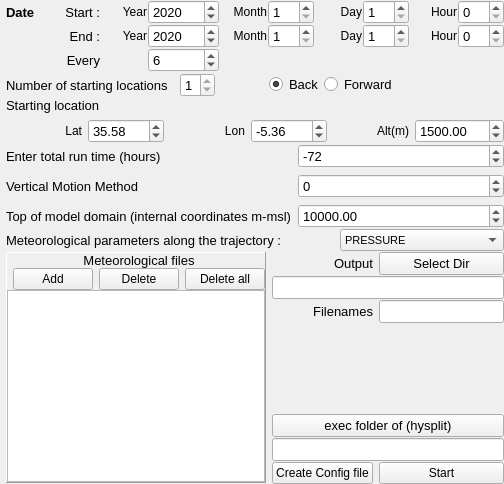
      <widget class="QWidget" name="Generate_traj">
       <layout class="QGridLayout" name="gridLayout_31">
        <property name="leftMargin">
         <number>6</number>
        </property>
        <property name="topMargin">
         <number>0</number>
        </property>
        <property name="rightMargin">
         <number>0</number>
        </property>
        <property name="bottomMargin">
         <number>0</number>
        </property>
        <property name="verticalSpacing">
         <number>1</number>
        </property>
        <item row="3" column="0" colspan="2">
         <widget class="QFrame" name="frame_32">
          <property name="frameShape">
           <enum>QFrame::NoFrame</enum>
          </property>
          <property name="frameShadow">
           <enum>QFrame::Raised</enum>
          </property>
          <layout class="QGridLayout" name="gridLayout_35">
           <property name="leftMargin">
            <number>0</number>
           </property>
           <property name="topMargin">
            <number>0</number>
           </property>
           <property name="rightMargin">
            <number>0</number>
           </property>
           <property name="bottomMargin">
            <number>0</number>
           </property>
           <property name="spacing">
            <number>6</number>
           </property>
           <item row="0" column="1">
            <widget class="QSpinBox" name="sBox_length_traj">
             <property name="font">
              <font>
               <pointsize>10</pointsize>
              </font>
             </property>
             <property name="minimum">
              <number>-100000</number>
             </property>
             <property name="maximum">
              <number>100000</number>
             </property>
             <property name="value">
              <number>-72</number>
             </property>
            </widget>
           </item>
           <item row="0" column="0">
            <widget class="QLabel" name="label_27">
             <property name="font">
              <font>
               <pointsize>10</pointsize>
              </font>
             </property>
             <property name="text">
              <string>Enter total run time (hours)</string>
             </property>
            </widget>
           </item>
           <item row="2" column="0">
            <widget class="QLabel" name="label_29">
             <property name="font">
              <font>
               <pointsize>10</pointsize>
              </font>
             </property>
             <property name="text">
              <string>Top of model domain (internal coordinates m-msl)</string>
             </property>
            </widget>
           </item>
           <item row="1" column="0">
            <widget class="QLabel" name="label_28">
             <property name="font">
              <font>
               <pointsize>10</pointsize>
              </font>
             </property>
             <property name="text">
              <string>Vertical Motion Method</string>
             </property>
            </widget>
           </item>
           <item row="1" column="1">
            <widget class="QSpinBox" name="sBox_vertical">
             <property name="font">
              <font>
               <pointsize>10</pointsize>
              </font>
             </property>
             <property name="minimum">
              <number>-100000</number>
             </property>
             <property name="maximum">
              <number>100000</number>
             </property>
            </widget>
           </item>
           <item row="2" column="1">
            <widget class="QDoubleSpinBox" name="sBox_top_hight">
             <property name="sizeIncrement">
              <size>
               <width>0</width>
               <height>0</height>
              </size>
             </property>
             <property name="font">
              <font>
               <pointsize>10</pointsize>
              </font>
             </property>
             <property name="maximum">
              <double>10000000.990000000223517</double>
             </property>
             <property name="value">
              <double>10000.000000000000000</double>
             </property>
            </widget>
           </item>
          </layout>
         </widget>
        </item>
        <item row="2" column="0" colspan="2">
         <widget class="QFrame" name="frame_31">
          <property name="frameShape">
           <enum>QFrame::NoFrame</enum>
          </property>
          <property name="frameShadow">
           <enum>QFrame::Raised</enum>
          </property>
          <layout class="QGridLayout" name="gridLayout_34">
           <property name="leftMargin">
            <number>0</number>
           </property>
           <property name="topMargin">
            <number>0</number>
           </property>
           <property name="rightMargin">
            <number>0</number>
           </property>
           <property name="bottomMargin">
            <number>0</number>
           </property>
           <property name="spacing">
            <number>6</number>
           </property>
           <item row="1" column="0">
            <widget class="QLabel" name="label_24">
             <property name="font">
              <font>
               <pointsize>9</pointsize>
              </font>
             </property>
             <property name="text">
              <string>Lat</string>
             </property>
             <property name="alignment">
              <set>Qt::AlignRight|Qt::AlignTrailing|Qt::AlignVCenter</set>
             </property>
            </widget>
           </item>
           <item row="1" column="1">
            <widget class="QDoubleSpinBox" name="sBox_lat">
             <property name="font">
              <font>
               <pointsize>10</pointsize>
              </font>
             </property>
             <property name="minimum">
              <double>-90.000000000000000</double>
             </property>
             <property name="maximum">
              <double>90.000000000000000</double>
             </property>
             <property name="singleStep">
              <double>0.010000000000000</double>
             </property>
             <property name="value">
              <double>35.579999999999998</double>
             </property>
            </widget>
           </item>
           <item row="1" column="2">
            <widget class="QLabel" name="label_25">
             <property name="font">
              <font>
               <pointsize>9</pointsize>
              </font>
             </property>
             <property name="text">
              <string>Lon</string>
             </property>
             <property name="alignment">
              <set>Qt::AlignRight|Qt::AlignTrailing|Qt::AlignVCenter</set>
             </property>
            </widget>
           </item>
           <item row="1" column="3">
            <widget class="QDoubleSpinBox" name="sBox_lon">
             <property name="font">
              <font>
               <pointsize>10</pointsize>
              </font>
             </property>
             <property name="minimum">
              <double>-180.000000000000000</double>
             </property>
             <property name="maximum">
              <double>180.000000000000000</double>
             </property>
             <property name="singleStep">
              <double>0.010000000000000</double>
             </property>
             <property name="value">
              <double>-5.360000000000000</double>
             </property>
            </widget>
           </item>
           <item row="1" column="4">
            <widget class="QLabel" name="label_26">
             <property name="font">
              <font>
               <pointsize>9</pointsize>
              </font>
             </property>
             <property name="text">
              <string>Alt(m)</string>
             </property>
             <property name="alignment">
              <set>Qt::AlignRight|Qt::AlignTrailing|Qt::AlignVCenter</set>
             </property>
            </widget>
           </item>
           <item row="1" column="5">
            <widget class="QDoubleSpinBox" name="sBox_alt">
             <property name="font">
              <font>
               <pointsize>10</pointsize>
              </font>
             </property>
             <property name="maximum">
              <double>1000000000.000000000000000</double>
             </property>
             <property name="value">
              <double>1500.000000000000000</double>
             </property>
            </widget>
           </item>
           <item row="0" column="0" colspan="6">
            <widget class="QLabel" name="label_23">
             <property name="font">
              <font>
               <pointsize>10</pointsize>
               <weight>50</weight>
               <bold>false</bold>
              </font>
             </property>
             <property name="text">
              <string>Starting location</string>
             </property>
            </widget>
           </item>
          </layout>
         </widget>
        </item>
        <item row="0" column="0" colspan="2">
         <widget class="QFrame" name="frame">
          <property name="frameShape">
           <enum>QFrame::NoFrame</enum>
          </property>
          <property name="frameShadow">
           <enum>QFrame::Raised</enum>
          </property>
          <layout class="QGridLayout" name="gridLayout_16">
           <property name="leftMargin">
            <number>0</number>
           </property>
           <property name="topMargin">
            <number>0</number>
           </property>
           <property name="rightMargin">
            <number>0</number>
           </property>
           <property name="bottomMargin">
            <number>0</number>
           </property>
           <property name="horizontalSpacing">
            <number>1</number>
           </property>
           <property name="verticalSpacing">
            <number>0</number>
           </property>
           <item row="0" column="1">
            <widget class="QLabel" name="label_31">
             <property name="font">
              <font>
               <pointsize>10</pointsize>
              </font>
             </property>
             <property name="text">
              <string>Start :</string>
             </property>
             <property name="alignment">
              <set>Qt::AlignRight|Qt::AlignTrailing|Qt::AlignVCenter</set>
             </property>
            </widget>
           </item>
           <item row="0" column="2">
            <widget class="QLabel" name="label_18">
             <property name="font">
              <font>
               <pointsize>9</pointsize>
              </font>
             </property>
             <property name="text">
              <string>Year</string>
             </property>
             <property name="alignment">
              <set>Qt::AlignRight|Qt::AlignTrailing|Qt::AlignVCenter</set>
             </property>
            </widget>
           </item>
           <item row="0" column="8">
            <widget class="QLabel" name="label_21">
             <property name="font">
              <font>
               <pointsize>9</pointsize>
              </font>
             </property>
             <property name="text">
              <string>Hour</string>
             </property>
             <property name="alignment">
              <set>Qt::AlignRight|Qt::AlignTrailing|Qt::AlignVCenter</set>
             </property>
            </widget>
           </item>
           <item row="1" column="2">
            <widget class="QLabel" name="label_40">
             <property name="font">
              <font>
               <pointsize>9</pointsize>
              </font>
             </property>
             <property name="text">
              <string>Year</string>
             </property>
             <property name="alignment">
              <set>Qt::AlignRight|Qt::AlignTrailing|Qt::AlignVCenter</set>
             </property>
            </widget>
           </item>
           <item row="1" column="1">
            <widget class="QLabel" name="label_32">
             <property name="font">
              <font>
               <pointsize>10</pointsize>
              </font>
             </property>
             <property name="text">
              <string>End :</string>
             </property>
             <property name="alignment">
              <set>Qt::AlignRight|Qt::AlignTrailing|Qt::AlignVCenter</set>
             </property>
            </widget>
           </item>
           <item row="1" column="4">
            <widget class="QLabel" name="label_46">
             <property name="font">
              <font>
               <pointsize>9</pointsize>
              </font>
             </property>
             <property name="text">
              <string>Month</string>
             </property>
             <property name="alignment">
              <set>Qt::AlignRight|Qt::AlignTrailing|Qt::AlignVCenter</set>
             </property>
            </widget>
           </item>
           <item row="0" column="0">
            <widget class="QLabel" name="label_17">
             <property name="font">
              <font>
               <pointsize>10</pointsize>
               <weight>75</weight>
               <bold>true</bold>
              </font>
             </property>
             <property name="text">
              <string>Date  </string>
             </property>
            </widget>
           </item>
           <item row="0" column="6">
            <widget class="QLabel" name="label_20">
             <property name="font">
              <font>
               <pointsize>9</pointsize>
              </font>
             </property>
             <property name="text">
              <string>Day</string>
             </property>
             <property name="alignment">
              <set>Qt::AlignRight|Qt::AlignTrailing|Qt::AlignVCenter</set>
             </property>
            </widget>
           </item>
           <item row="1" column="8">
            <widget class="QLabel" name="label_45">
             <property name="font">
              <font>
               <pointsize>9</pointsize>
              </font>
             </property>
             <property name="text">
              <string>Hour</string>
             </property>
             <property name="alignment">
              <set>Qt::AlignRight|Qt::AlignTrailing|Qt::AlignVCenter</set>
             </property>
            </widget>
           </item>
           <item row="0" column="4">
            <widget class="QLabel" name="label_19">
             <property name="font">
              <font>
               <pointsize>9</pointsize>
              </font>
             </property>
             <property name="text">
              <string>Month</string>
             </property>
             <property name="alignment">
              <set>Qt::AlignRight|Qt::AlignTrailing|Qt::AlignVCenter</set>
             </property>
            </widget>
           </item>
           <item row="1" column="6">
            <widget class="QLabel" name="label_37">
             <property name="font">
              <font>
               <pointsize>9</pointsize>
              </font>
             </property>
             <property name="text">
              <string>Day</string>
             </property>
             <property name="alignment">
              <set>Qt::AlignRight|Qt::AlignTrailing|Qt::AlignVCenter</set>
             </property>
            </widget>
           </item>
           <item row="2" column="1">
            <widget class="QLabel" name="label_47">
             <property name="font">
              <font>
               <pointsize>10</pointsize>
              </font>
             </property>
             <property name="text">
              <string>Every</string>
             </property>
             <property name="alignment">
              <set>Qt::AlignRight|Qt::AlignTrailing|Qt::AlignVCenter</set>
             </property>
            </widget>
           </item>
           <item row="0" column="3">
            <widget class="QSpinBox" name="sBox_year_start">
             <property name="font">
              <font>
               <pointsize>10</pointsize>
              </font>
             </property>
             <property name="maximum">
              <number>3000</number>
             </property>
             <property name="value">
              <number>2020</number>
             </property>
            </widget>
           </item>
           <item row="1" column="3">
            <widget class="QSpinBox" name="sBox_year_end">
             <property name="font">
              <font>
               <pointsize>10</pointsize>
              </font>
             </property>
             <property name="maximum">
              <number>3000</number>
             </property>
             <property name="value">
              <number>2020</number>
             </property>
            </widget>
           </item>
           <item row="0" column="5">
            <widget class="QSpinBox" name="sBox_month_start">
             <property name="font">
              <font>
               <pointsize>10</pointsize>
              </font>
             </property>
             <property name="minimum">
              <number>1</number>
             </property>
             <property name="maximum">
              <number>12</number>
             </property>
            </widget>
           </item>
           <item row="1" column="5">
            <widget class="QSpinBox" name="sBox_month_end">
             <property name="font">
              <font>
               <pointsize>10</pointsize>
              </font>
             </property>
             <property name="minimum">
              <number>1</number>
             </property>
             <property name="maximum">
              <number>12</number>
             </property>
            </widget>
           </item>
           <item row="0" column="7">
            <widget class="QSpinBox" name="sBox_day_start">
             <property name="font">
              <font>
               <pointsize>10</pointsize>
              </font>
             </property>
             <property name="minimum">
              <number>1</number>
             </property>
             <property name="maximum">
              <number>31</number>
             </property>
            </widget>
           </item>
           <item row="1" column="7">
            <widget class="QSpinBox" name="sBox_day_end">
             <property name="font">
              <font>
               <pointsize>10</pointsize>
              </font>
             </property>
             <property name="minimum">
              <number>1</number>
             </property>
             <property name="maximum">
              <number>31</number>
             </property>
            </widget>
           </item>
           <item row="0" column="9">
            <widget class="QSpinBox" name="sBox_hour_start">
             <property name="font">
              <font>
               <pointsize>10</pointsize>
              </font>
             </property>
             <property name="maximum">
              <number>23</number>
             </property>
            </widget>
           </item>
           <item row="1" column="9">
            <widget class="QSpinBox" name="sBox_hour_end">
             <property name="font">
              <font>
               <pointsize>10</pointsize>
              </font>
             </property>
             <property name="maximum">
              <number>23</number>
             </property>
            </widget>
           </item>
           <item row="2" column="3">
            <widget class="QSpinBox" name="sBox_every">
             <property name="font">
              <font>
               <pointsize>10</pointsize>
              </font>
             </property>
             <property name="maximum">
              <number>100000</number>
             </property>
             <property name="value">
              <number>6</number>
             </property>
            </widget>
           </item>
          </layout>
         </widget>
        </item>
        <item row="6" column="0">
         <widget class="QFrame" name="frame_30">
          <property name="frameShape">
           <enum>QFrame::NoFrame</enum>
          </property>
          <property name="frameShadow">
           <enum>QFrame::Raised</enum>
          </property>
          <layout class="QGridLayout" name="gridLayout_33">
           <property name="leftMargin">
            <number>0</number>
           </property>
           <property name="topMargin">
            <number>0</number>
           </property>
           <property name="rightMargin">
            <number>0</number>
           </property>
           <property name="bottomMargin">
            <number>0</number>
           </property>
           <property name="spacing">
            <number>0</number>
           </property>
          </layout>
         </widget>
        </item>
        <item row="1" column="0" colspan="2">
         <widget class="QFrame" name="frame_29">
          <property name="frameShape">
           <enum>QFrame::NoFrame</enum>
          </property>
          <property name="frameShadow">
           <enum>QFrame::Raised</enum>
          </property>
          <layout class="QGridLayout" name="gridLayout_32">
           <property name="leftMargin">
            <number>0</number>
           </property>
           <property name="topMargin">
            <number>0</number>
           </property>
           <property name="rightMargin">
            <number>0</number>
           </property>
           <property name="bottomMargin">
            <number>0</number>
           </property>
           <property name="horizontalSpacing">
            <number>1</number>
           </property>
           <property name="verticalSpacing">
            <number>0</number>
           </property>
           <item row="0" column="2">
            <spacer name="horizontalSpacer_11">
             <property name="orientation">
              <enum>Qt::Horizontal</enum>
             </property>
             <property name="sizeHint" stdset="0">
              <size>
               <width>40</width>
               <height>20</height>
              </size>
             </property>
            </spacer>
           </item>
           <item row="0" column="3">
            <widget class="QRadioButton" name="btn_rd_back">
             <property name="font">
              <font>
               <pointsize>10</pointsize>
              </font>
             </property>
             <property name="text">
              <string>Back</string>
             </property>
             <property name="checked">
              <bool>true</bool>
             </property>
            </widget>
           </item>
           <item row="0" column="6">
            <spacer name="horizontalSpacer_10">
             <property name="orientation">
              <enum>Qt::Horizontal</enum>
             </property>
             <property name="sizeHint" stdset="0">
              <size>
               <width>40</width>
               <height>20</height>
              </size>
             </property>
            </spacer>
           </item>
           <item row="0" column="1">
            <widget class="QSpinBox" name="sBox_number_starting_locations">
             <property name="font">
              <font>
               <pointsize>10</pointsize>
              </font>
             </property>
             <property name="minimum">
              <number>1</number>
             </property>
             <property name="maximum">
              <number>1</number>
             </property>
            </widget>
           </item>
           <item row="0" column="5">
            <spacer name="horizontalSpacer_12">
             <property name="orientation">
              <enum>Qt::Horizontal</enum>
             </property>
             <property name="sizeHint" stdset="0">
              <size>
               <width>40</width>
               <height>20</height>
              </size>
             </property>
            </spacer>
           </item>
           <item row="0" column="0">
            <widget class="QLabel" name="label_22">
             <property name="font">
              <font>
               <pointsize>10</pointsize>
               <weight>50</weight>
               <bold>false</bold>
              </font>
             </property>
             <property name="text">
              <string>Number of starting locations   </string>
             </property>
            </widget>
           </item>
           <item row="0" column="4">
            <widget class="QRadioButton" name="btn_rd_forward">
             <property name="font">
              <font>
               <pointsize>10</pointsize>
              </font>
             </property>
             <property name="text">
              <string>Forward</string>
             </property>
            </widget>
           </item>
          </layout>
         </widget>
        </item>
        <item row="5" column="0">
         <widget class="QFrame" name="frame_33">
          <property name="font">
           <font>
            <pointsize>9</pointsize>
           </font>
          </property>
          <property name="frameShape">
           <enum>QFrame::Panel</enum>
          </property>
          <property name="frameShadow">
           <enum>QFrame::Raised</enum>
          </property>
          <layout class="QGridLayout" name="gridLayout_39">
           <property name="leftMargin">
            <number>0</number>
           </property>
           <property name="topMargin">
            <number>0</number>
           </property>
           <property name="rightMargin">
            <number>0</number>
           </property>
           <property name="bottomMargin">
            <number>0</number>
           </property>
           <property name="horizontalSpacing">
            <number>6</number>
           </property>
           <property name="verticalSpacing">
            <number>0</number>
           </property>
           <item row="4" column="2">
            <widget class="QPushButton" name="btn_delete_grid">
             <property name="font">
              <font>
               <pointsize>9</pointsize>
              </font>
             </property>
             <property name="text">
              <string>Delete</string>
             </property>
            </widget>
           </item>
           <item row="4" column="3">
            <widget class="QPushButton" name="btn_delete_all_grid">
             <property name="font">
              <font>
               <pointsize>9</pointsize>
              </font>
             </property>
             <property name="text">
              <string>Delete all</string>
             </property>
            </widget>
           </item>
           <item row="6" column="0" rowspan="2" colspan="4">
            <widget class="QListWidget" name="lWid_grid">
             <property name="font">
              <font>
               <pointsize>9</pointsize>
              </font>
             </property>
             <property name="autoScroll">
              <bool>true</bool>
             </property>
            </widget>
           </item>
           <item row="4" column="1">
            <widget class="QPushButton" name="btn_add_grid">
             <property name="font">
              <font>
               <pointsize>9</pointsize>
              </font>
             </property>
             <property name="text">
              <string>Add</string>
             </property>
            </widget>
           </item>
           <item row="0" column="1" colspan="3">
            <widget class="QLabel" name="label_30">
             <property name="font">
              <font>
               <pointsize>10</pointsize>
              </font>
             </property>
             <property name="text">
              <string>Meteorological files</string>
             </property>
             <property name="alignment">
              <set>Qt::AlignCenter</set>
             </property>
            </widget>
           </item>
          </layout>
         </widget>
        </item>
        <item row="5" column="1" rowspan="2">
         <widget class="QFrame" name="frame_35">
          <property name="font">
           <font>
            <pointsize>10</pointsize>
           </font>
          </property>
          <property name="frameShape">
           <enum>QFrame::NoFrame</enum>
          </property>
          <property name="frameShadow">
           <enum>QFrame::Raised</enum>
          </property>
          <layout class="QGridLayout" name="gridLayout_41">
           <property name="leftMargin">
            <number>0</number>
           </property>
           <property name="topMargin">
            <number>0</number>
           </property>
           <property name="rightMargin">
            <number>0</number>
           </property>
           <property name="bottomMargin">
            <number>0</number>
           </property>
           <property name="verticalSpacing">
            <number>1</number>
           </property>
           <item row="2" column="0">
            <widget class="QLabel" name="label_50">
             <property name="text">
              <string>Filenames</string>
             </property>
             <property name="alignment">
              <set>Qt::AlignRight|Qt::AlignTrailing|Qt::AlignVCenter</set>
             </property>
            </widget>
           </item>
           <item row="3" column="1">
            <spacer name="verticalSpacer_5">
             <property name="orientation">
              <enum>Qt::Vertical</enum>
             </property>
             <property name="sizeHint" stdset="0">
              <size>
               <width>20</width>
               <height>40</height>
              </size>
             </property>
            </spacer>
           </item>
           <item row="5" column="0" colspan="2">
            <widget class="QLineEdit" name="ledit_exec_path">
             <property name="readOnly">
              <bool>true</bool>
             </property>
            </widget>
           </item>
           <item row="0" column="0">
            <widget class="QLabel" name="label_49">
             <property name="text">
              <string>Output</string>
             </property>
             <property name="alignment">
              <set>Qt::AlignRight|Qt::AlignTrailing|Qt::AlignVCenter</set>
             </property>
            </widget>
           </item>
           <item row="0" column="1">
            <widget class="QPushButton" name="select_dir_generate_traj">
             <property name="text">
              <string>Select Dir</string>
             </property>
            </widget>
           </item>
           <item row="2" column="1">
            <widget class="QLineEdit" name="ledit_filenames"/>
           </item>
           <item row="6" column="0">
            <widget class="QPushButton" name="pushButton_3">
             <property name="font">
              <font>
               <pointsize>9</pointsize>
              </font>
             </property>
             <property name="text">
              <string>Create Config file</string>
             </property>
            </widget>
           </item>
           <item row="1" column="0" colspan="2">
            <widget class="QLineEdit" name="ledit_output_traj">
             <property name="readOnly">
              <bool>true</bool>
             </property>
            </widget>
           </item>
           <item row="6" column="1">
            <widget class="QPushButton" name="btn_start_gen_traj">
             <property name="font">
              <font>
               <pointsize>9</pointsize>
              </font>
             </property>
             <property name="text">
              <string>Start</string>
             </property>
            </widget>
           </item>
           <item row="4" column="0" colspan="2">
            <widget class="QPushButton" name="btn_exec">
             <property name="text">
              <string>exec folder of (hysplit)</string>
             </property>
            </widget>
           </item>
          </layout>
         </widget>
        </item>
        <item row="4" column="0" colspan="2">
         <widget class="QFrame" name="frame_34">
          <property name="font">
           <font>
            <pointsize>8</pointsize>
           </font>
          </property>
          <property name="frameShape">
           <enum>QFrame::NoFrame</enum>
          </property>
          <property name="frameShadow">
           <enum>QFrame::Raised</enum>
          </property>
          <layout class="QGridLayout" name="gridLayout_40">
           <property name="leftMargin">
            <number>0</number>
           </property>
           <property name="topMargin">
            <number>0</number>
           </property>
           <property name="rightMargin">
            <number>0</number>
           </property>
           <property name="bottomMargin">
            <number>0</number>
           </property>
           <item row="0" column="0" colspan="2">
            <widget class="QLabel" name="label_48">
             <property name="font">
              <font>
               <pointsize>10</pointsize>
              </font>
             </property>
             <property name="text">
              <string>Meteorological parameters along the trajectory :</string>
             </property>
            </widget>
           </item>
           <item row="0" column="2">
            <widget class="QComboBox" name="comboBox">
             <item>
              <property name="text">
               <string>PRESSURE</string>
              </property>
             </item>
             <item>
              <property name="text">
               <string notr="true">THETA</string>
              </property>
             </item>
             <item>
              <property name="text">
               <string>AIR_TEMP</string>
              </property>
             </item>
             <item>
              <property name="text">
               <string>RAINFALL</string>
              </property>
             </item>
             <item>
              <property name="text">
               <string>MIXDEPTH</string>
              </property>
             </item>
             <item>
              <property name="text">
               <string>RELHUMID</string>
              </property>
             </item>
             <item>
              <property name="text">
               <string>SPCHUMID</string>
              </property>
             </item>
             <item>
              <property name="text">
               <string>H2OMIXRA</string>
              </property>
             </item>
             <item>
              <property name="text">
               <string>TERR_MSL</string>
              </property>
             </item>
             <item>
              <property name="text">
               <string>SUN_FLUX</string>
              </property>
             </item>
            </widget>
           </item>
          </layout>
         </widget>
        </item>
       </layout>
      </widget>
